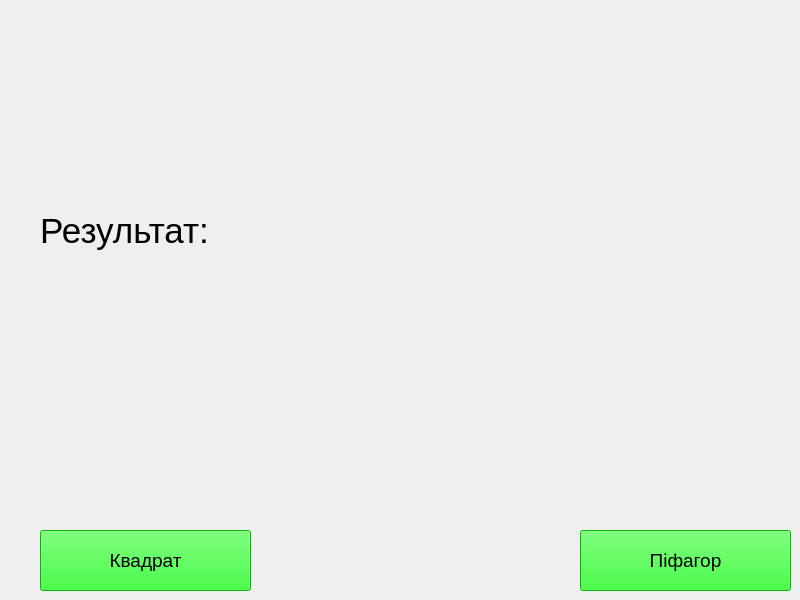
<?xml version="1.0" encoding="UTF-8"?>
<ui version="4.0">
 <class>MainWindow</class>
 <widget class="QMainWindow" name="MainWindow">
  <property name="geometry">
   <rect>
    <x>0</x>
    <y>0</y>
    <width>800</width>
    <height>600</height>
   </rect>
  </property>
  <property name="windowTitle">
   <string>Laba5</string>
  </property>
  <widget class="QWidget" name="centralwidget">
   <widget class="QPushButton" name="pushButton">
    <property name="geometry">
     <rect>
      <x>40</x>
      <y>530</y>
      <width>211</width>
      <height>61</height>
     </rect>
    </property>
    <property name="font">
     <font>
      <pointsize>14</pointsize>
     </font>
    </property>
    <property name="styleSheet">
     <string notr="true">background-color:rgb(0, 255, 0);
color:rgb(0, 0, 0);</string>
    </property>
    <property name="text">
     <string>Квадрат</string>
    </property>
   </widget>
   <widget class="QPushButton" name="pushButton_2">
    <property name="geometry">
     <rect>
      <x>580</x>
      <y>530</y>
      <width>211</width>
      <height>61</height>
     </rect>
    </property>
    <property name="font">
     <font>
      <pointsize>14</pointsize>
     </font>
    </property>
    <property name="autoFillBackground">
     <bool>false</bool>
    </property>
    <property name="styleSheet">
     <string notr="true">background-color:rgb(0, 255, 0);
color:rgb(0, 0, 0);</string>
    </property>
    <property name="text">
     <string>Піфагор</string>
    </property>
   </widget>
   <widget class="QLabel" name="resultLbl">
    <property name="geometry">
     <rect>
      <x>40</x>
      <y>170</y>
      <width>741</width>
      <height>121</height>
     </rect>
    </property>
    <property name="font">
     <font>
      <family>Arial</family>
      <pointsize>26</pointsize>
      <weight>50</weight>
      <bold>false</bold>
     </font>
    </property>
    <property name="text">
     <string>Результат:</string>
    </property>
   </widget>
  </widget>
 </widget>
 <resources/>
 <connections/>
</ui>
